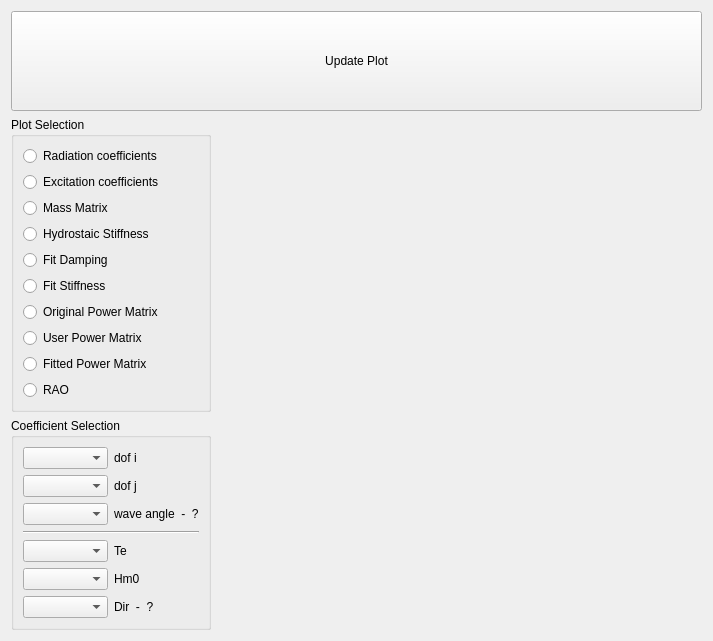
<?xml version="1.0" encoding="UTF-8"?>
<ui version="4.0">
 <class>Form</class>
 <widget class="QWidget" name="Form">
  <property name="geometry">
   <rect>
    <x>0</x>
    <y>0</y>
    <width>713</width>
    <height>608</height>
   </rect>
  </property>
  <property name="windowTitle">
   <string>Data Visualisation - Module</string>
  </property>
  <layout class="QGridLayout" name="gridLayout">
   <item row="0" column="0" colspan="2">
    <widget class="QPushButton" name="btn_plot_update">
     <property name="minimumSize">
      <size>
       <width>0</width>
       <height>100</height>
      </size>
     </property>
     <property name="text">
      <string>Update Plot</string>
     </property>
    </widget>
   </item>
   <item row="8" column="1" rowspan="2">
    <widget class="QWidget" name="mpl_window" native="true">
     <layout class="QVBoxLayout" name="mpl_vl"/>
    </widget>
   </item>
   <item row="9" column="0">
    <widget class="QGroupBox" name="groupBox_11">
     <property name="sizePolicy">
      <sizepolicy hsizetype="Fixed" vsizetype="Preferred">
       <horstretch>0</horstretch>
       <verstretch>0</verstretch>
      </sizepolicy>
     </property>
     <property name="minimumSize">
      <size>
       <width>200</width>
       <height>0</height>
      </size>
     </property>
     <property name="maximumSize">
      <size>
       <width>120</width>
       <height>16777215</height>
      </size>
     </property>
     <property name="title">
      <string>Coefficient Selection</string>
     </property>
     <layout class="QGridLayout" name="gridLayout_26">
      <item row="4" column="1">
       <widget class="QLabel" name="label_52">
        <property name="text">
         <string>Te</string>
        </property>
       </widget>
      </item>
      <item row="5" column="0">
       <widget class="QComboBox" name="cb_hm0"/>
      </item>
      <item row="5" column="1">
       <widget class="QLabel" name="label_53">
        <property name="text">
         <string>Hm0</string>
        </property>
       </widget>
      </item>
      <item row="4" column="0">
       <widget class="QComboBox" name="cb_te"/>
      </item>
      <item row="6" column="0">
       <widget class="QComboBox" name="cb_wavedir"/>
      </item>
      <item row="6" column="1">
       <widget class="QLabel" name="label_54">
        <property name="text">
         <string>Dir  -  ?</string>
        </property>
       </widget>
      </item>
      <item row="0" column="1">
       <widget class="QLabel" name="label_16">
        <property name="text">
         <string>dof i</string>
        </property>
       </widget>
      </item>
      <item row="1" column="0">
       <widget class="QComboBox" name="cb_dofj"/>
      </item>
      <item row="0" column="0">
       <widget class="QComboBox" name="cb_dofi"/>
      </item>
      <item row="1" column="1">
       <widget class="QLabel" name="label_50">
        <property name="text">
         <string>dof j</string>
        </property>
       </widget>
      </item>
      <item row="2" column="0">
       <widget class="QComboBox" name="cb_angle"/>
      </item>
      <item row="2" column="1">
       <widget class="QLabel" name="label_51">
        <property name="text">
         <string>wave angle  -  ?</string>
        </property>
       </widget>
      </item>
      <item row="3" column="0" colspan="2">
       <widget class="Line" name="line">
        <property name="orientation">
         <enum>Qt::Horizontal</enum>
        </property>
       </widget>
      </item>
     </layout>
    </widget>
   </item>
   <item row="8" column="0">
    <widget class="QGroupBox" name="groupBox_9">
     <property name="sizePolicy">
      <sizepolicy hsizetype="Fixed" vsizetype="Preferred">
       <horstretch>0</horstretch>
       <verstretch>0</verstretch>
      </sizepolicy>
     </property>
     <property name="minimumSize">
      <size>
       <width>200</width>
       <height>0</height>
      </size>
     </property>
     <property name="maximumSize">
      <size>
       <width>150</width>
       <height>16777215</height>
      </size>
     </property>
     <property name="title">
      <string>Plot Selection</string>
     </property>
     <layout class="QVBoxLayout" name="verticalLayout_2">
      <item>
       <widget class="QRadioButton" name="rb_radiation">
        <property name="text">
         <string>Radiation coefficients</string>
        </property>
       </widget>
      </item>
      <item>
       <widget class="QRadioButton" name="rb_excitation">
        <property name="text">
         <string>Excitation coefficients</string>
        </property>
       </widget>
      </item>
      <item>
       <widget class="QRadioButton" name="rb_mass">
        <property name="text">
         <string>Mass Matrix</string>
        </property>
       </widget>
      </item>
      <item>
       <widget class="QRadioButton" name="rb_stiffness">
        <property name="text">
         <string>Hydrostaic Stiffness</string>
        </property>
       </widget>
      </item>
      <item>
       <widget class="QRadioButton" name="c_fit">
        <property name="text">
         <string>Fit Damping</string>
        </property>
       </widget>
      </item>
      <item>
       <widget class="QRadioButton" name="k_fit">
        <property name="text">
         <string>Fit Stiffness</string>
        </property>
       </widget>
      </item>
      <item>
       <widget class="QRadioButton" name="rb_origpowermat">
        <property name="text">
         <string>Original Power Matrix</string>
        </property>
       </widget>
      </item>
      <item>
       <widget class="QRadioButton" name="rb_userpowermat">
        <property name="text">
         <string>User Power Matrix</string>
        </property>
       </widget>
      </item>
      <item>
       <widget class="QRadioButton" name="rb_powermat">
        <property name="text">
         <string>Fitted Power Matrix</string>
        </property>
       </widget>
      </item>
      <item>
       <widget class="QRadioButton" name="rb_rao">
        <property name="text">
         <string>RAO</string>
        </property>
       </widget>
      </item>
     </layout>
    </widget>
   </item>
  </layout>
 </widget>
 <resources/>
 <connections/>
</ui>
